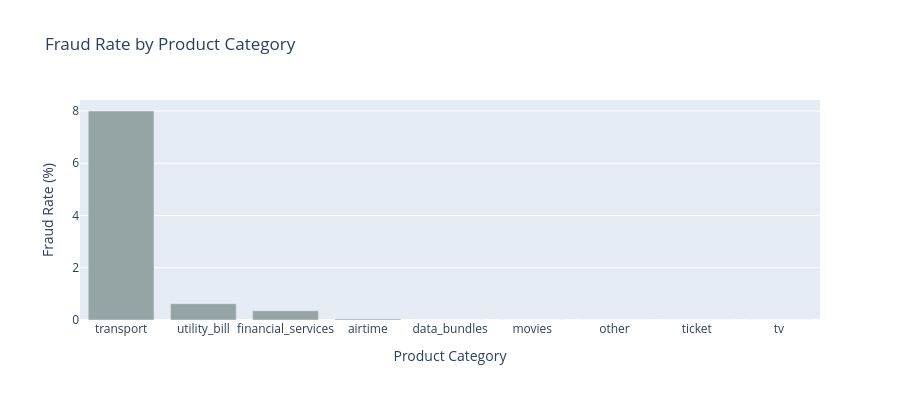

Notebook code for this chart:
### Markdown cell above
**Interpretation:**
- The box plots reveal differences in amount distributions between fraud and legitimate transactions
- Statistical measures show whether fraudulent transactions tend to be higher/lower value
- This validates using Amount as a predictive feature

### 3.5 Product Category Analysis

Examining fraud rates across different product categories:

### Code cell
# Fraud rate by Product Category
product_fraud = train.groupby('ProductCategory')['FraudResult'].agg(['sum', 'count'])
product_fraud['rate'] = (product_fraud['sum'] / product_fraud['count']) * 100
product_fraud = product_fraud.sort_values('rate', ascending=False)

fig = go.Figure(data=[
    go.Bar(
        x=product_fraud.index,
        y=product_fraud['rate'],
        marker_color='#95A5A6',
        hovertemplate="<b>%{x}</b><br>Fraud Rate: %{y:.2f}%<br>Frauds: %{customdata[0]}<br>Total: %{customdata[1]}<extra></extra>",
        customdata=np.column_stack((product_fraud['sum'], product_fraud['count']))
    )
])

fig.update_layout(
    title='Fraud Rate by Product Category',
    xaxis_title='Product Category',
    yaxis_title='Fraud Rate (%)',
    height=400
)

fig.show()

print("\n TOP 5 PRODUCT CATEGORIES BY FRAUD RATE:")
print(product_fraud.head().to_string())

### Figure 1 — Plotly figure (JSON) as saved in the notebook; plotly's stock layout.template omitted (floating-point values rounded to 4 significant figures)
{"data": [{"customdata": [[2, 25], [12, 1920], [161, 45405], [18, 45027], [0, 1613], [0, 175], [0, 2], [0, 216], [0, 1279]], "hovertemplate": "<b>%{x}</b><br>Fraud Rate: %{y:.2f}%<br>Frauds: %{customdata[0]}<br>Total: %{customdata[1]}<extra></extra>", "marker": {"color": "#95A5A6"}, "type": "bar", "x": ["transport", "utility_bill", "financial_services", "airtime", "data_bundles", "movies", "other", "ticket", "tv"], "y": [8, 0.625, 0.3546, 0.03998, 0, 0, 0, 0, 0]}], "layout": {"height": 400, "title": {"text": "Fraud Rate by Product Category"}, "xaxis": {"title": {"text": "Product Category"}}, "yaxis": {"title": {"text": "Fraud Rate (%)"}}}}
